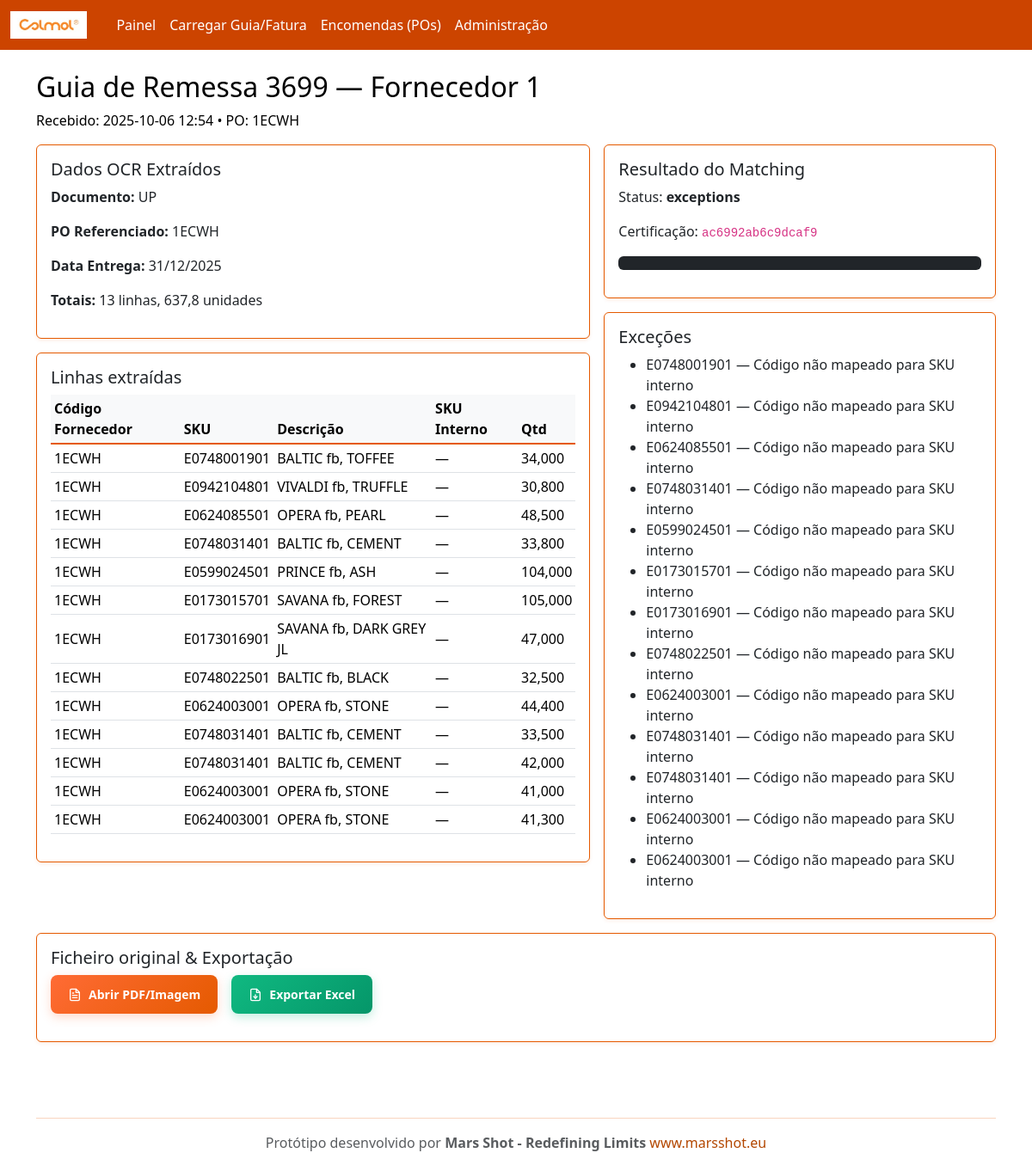
/inbound/54/, run on the app's committed database.
### rececao/models.py (models this page shows, shortened)
class InboundDocument(models.Model):
    DOC_TYPES = (
        ('GR','Guia de Remessa'),
        ('FT','Fatura'),
    )
    supplier = models.ForeignKey(Supplier, on_delete=models.CASCADE, related_name='inbound_docs')
    doc_type = models.CharField(max_length=2, choices=DOC_TYPES, default='GR')
    number = models.CharField(max_length=120)
    file = models.FileField(upload_to='inbound/')
    received_at = models.DateTimeField(auto_now_add=True)
    parsed_payload = models.JSONField(default=dict, blank=True)  # resultado do OCR/extração
    po = models.ForeignKey(PurchaseOrder, on_delete=models.SET_NULL, null=True, blank=True)

class Supplier(models.Model):
    name = models.CharField(max_length=200, unique=True)
    email = models.EmailField(blank=True, null=True)
    code = models.CharField(max_length=50, unique=True)

class PurchaseOrder(models.Model):
    number = models.CharField(max_length=100, unique=True)
    supplier = models.ForeignKey(Supplier, on_delete=models.CASCADE, related_name='purchase_orders')
    created_at = models.DateTimeField(auto_now_add=True)

class ReceiptLine(models.Model):
    inbound = models.ForeignKey(InboundDocument, on_delete=models.CASCADE, related_name='lines')
    supplier_code = models.CharField(max_length=120)
    article_code = models.CharField(max_length=120, blank=True)
    maybe_internal_sku = models.CharField(max_length=120, blank=True)  # resultado do mapping
    description = models.CharField(max_length=255, blank=True)
    unit = models.CharField(max_length=20, default='UN')
    qty_received = models.DecimalField(max_digits=12, decimal_places=3, default=0)

class MatchResult(models.Model):
    inbound = models.OneToOneField(InboundDocument, on_delete=models.CASCADE, related_name='match_result')
    status = models.CharField(max_length=30, default='pending')  # matched / exceptions / pending
    summary = models.JSONField(default=dict, blank=True)  # KPIs do matching (linhas OK, divergências, etc.)
    certified_id = models.CharField(max_length=64, blank=True)  # hash/UUID da receção

class ExceptionTask(models.Model):
    inbound = models.ForeignKey(InboundDocument, on_delete=models.CASCADE, related_name='exceptions')
    line_ref = models.CharField(max_length=120)  # referência da linha (supplier_code / internal_sku)
    issue = models.CharField(max_length=255)  # descrição do problema
    suggested_internal_sku = models.CharField(max_length=120, blank=True)
    suggested_qty = models.DecimalField(max_digits=12, decimal_places=3, null=True, blank=True)
    resolved = models.BooleanField(default=False)
    created_at = models.DateTimeField(auto_now_add=True)

### rececao/views.py (the view)
# urls.py: path('inbound/<int:pk>/', views.inbound_detail, name='inbound_detail'),
def inbound_detail(request, pk):
    inbound = get_object_or_404(InboundDocument, pk=pk)
    result = getattr(inbound, 'match_result', None)
    return render(request, 'inbound_detail.html', {'inbound': inbound, 'result': result})

### templates/inbound_detail.html (shortened to what this page needs)
{% extends "base.html" %}
{% block content %}
<h2>{{ inbound.get_doc_type_display }} {{ inbound.number }} — {{ inbound.supplier.name }}</h2>
<p>Recebido: {{ inbound.received_at|date:"Y-m-d H:i" }} • PO: {% if inbound.po %}{{ inbound.po.number }}{% else %}-{% endif %}</p>
<div class="row g-3">
  <div class="col-md-7">
    {% if inbound.parsed_payload.document_number or inbound.parsed_payload.po_number %}
    <div class="card p-3 mb-3">
      <h5>Dados OCR Extraídos</h5>
      {% if inbound.parsed_payload.document_number %}<p><strong>Documento:</strong> {{ inbound.parsed_payload.document_number }}</p>{% endif %}
      {% if inbound.parsed_payload.po_number %}<p><strong>PO Referenciado:</strong> {{ inbound.parsed_payload.po_number }}</p>{% endif %}
      {% if inbound.parsed_payload.delivery_date %}<p><strong>Data Entrega:</strong> {{ inbound.parsed_payload.delivery_date }}</p>{% endif %}
      {% if inbound.parsed_payload.totals %}
      <p><strong>Totais:</strong> {{ inbound.parsed_payload.totals.total_lines }} linhas, {{ inbound.parsed_payload.totals.total_quantity }} unidades</p>
      {% endif %}
    </div>
    {% endif %}
    <div class="card p-3">
      <h5>Linhas extraídas</h5>
      <table class="table table-sm align-middle">
        <thead><tr><th>Código Fornecedor</th><th>SKU</th><th>Descrição</th><th>SKU Interno</th><th>Qtd</th></tr></thead>
        <tbody>
        {% for l in inbound.lines.all %}
          <tr>
            <td>{{ l.supplier_code }}</td>
            <td>{{ l.article_code|default:"—" }}</td>
            <td>{{ l.description|default:"—" }}</td>
            <td>{{ l.maybe_internal_sku|default:"—" }}</td>
            <td>{{ l.qty_received }}</td>
          </tr>
        {% endfor %}
        </tbody>
      </table>
    </div>
  </div>
  <div class="col-md-5">
    <div class="card p-3">
      <h5>Resultado do Matching</h5>
      {% if result %}
        <p>Status: <strong>{{ result.status }}</strong></p>
        <p>Certificação: <code>{{ result.certified_id }}</code></p>
        <pre class="bg-dark p-2 rounded">{{ result.summary|json_script:"summary" }}</pre>
      {% else %}
        <p>Pendente</p>
      {% endif %}
    </div>
    <div class="card p-3 mt-3">
      <h5>Exceções</h5>
      <ul>
        {% for e in inbound.exceptions.all %}
          <li>{{ e.line_ref }} — {{ e.issue }}</li>
        {% empty %}
          <li>Sem exceções 🎉</li>
        {% endfor %}
      </ul>
    </div>
  </div>
</div>
<div class="card p-3 mt-3">
  <h5>Ficheiro original & Exportação</h5>
  <div class="d-flex gap-3 mb-3 flex-wrap">
    <a class="btn-bizneo-primary" href="{{ inbound.file.url }}" target="_blank">
      Abrir PDF/Imagem
    </a>
    <a class="btn-bizneo-success" href="{% url 'export_excel' inbound.pk %}">
      Exportar Excel
    </a>
  </div>
</div>
{% endblock %}

### data on the page
InboundDocument: doc_type "Guia de Remessa", number "3699", supplier.name "Fornecedor 1", received_at "2025-10-06 12:54", po.number "1ECWH", parsed_payload.document_number "UP", parsed_payload.po_number "1ECWH", parsed_payload.delivery_date "31/12/2025", parsed_payload.totals.total_lines "13", parsed_payload.totals.total_quantity "637,8"
ReceiptLine: supplier_code "1ECWH", article_code "E0748001901", description "BALTIC fb, TOFFEE", maybe_internal_sku "—", qty_received "34,000"
ReceiptLine: supplier_code "1ECWH", article_code "E0942104801", description "VIVALDI fb, TRUFFLE", maybe_internal_sku "—", qty_received "30,800"
ReceiptLine: supplier_code "1ECWH", article_code "E0624085501", description "OPERA fb, PEARL", maybe_internal_sku "—", qty_received "48,500"
ReceiptLine: supplier_code "1ECWH", article_code "E0748031401", description "BALTIC fb, CEMENT", maybe_internal_sku "—", qty_received "33,800"
ReceiptLine: supplier_code "1ECWH", article_code "E0599024501", description "PRINCE fb, ASH", maybe_internal_sku "—", qty_received "104,000"
ReceiptLine: supplier_code "1ECWH", article_code "E0173015701", description "SAVANA fb, FOREST", maybe_internal_sku "—", qty_received "105,000"
ReceiptLine: supplier_code "1ECWH", article_code "E0173016901", description "SAVANA fb, DARK GREY JL", maybe_internal_sku "—", qty_received "47,000"
ReceiptLine: supplier_code "1ECWH", article_code "E0748022501", description "BALTIC fb, BLACK", maybe_internal_sku "—", qty_received "32,500"
ReceiptLine: supplier_code "1ECWH", article_code "E0624003001", description "OPERA fb, STONE", maybe_internal_sku "—", qty_received "44,400"
ReceiptLine: supplier_code "1ECWH", article_code "E0748031401", description "BALTIC fb, CEMENT", maybe_internal_sku "—", qty_received "33,500"
ReceiptLine: supplier_code "1ECWH", article_code "E0748031401", description "BALTIC fb, CEMENT", maybe_internal_sku "—", qty_received "42,000"
ReceiptLine: supplier_code "1ECWH", article_code "E0624003001", description "OPERA fb, STONE", maybe_internal_sku "—", qty_received "41,000"
ReceiptLine: supplier_code "1ECWH", article_code "E0624003001", description "OPERA fb, STONE", maybe_internal_sku "—", qty_received "41,300"
MatchResult: status "exceptions", certified_id "ac6992ab6c9dcaf9"
ExceptionTask: line_ref "E0748001901", issue "Código não mapeado para SKU interno"
ExceptionTask: line_ref "E0942104801", issue "Código não mapeado para SKU interno"
ExceptionTask: line_ref "E0624085501", issue "Código não mapeado para SKU interno"
ExceptionTask: line_ref "E0748031401", issue "Código não mapeado para SKU interno"
ExceptionTask: line_ref "E0599024501", issue "Código não mapeado para SKU interno"
ExceptionTask: line_ref "E0173015701", issue "Código não mapeado para SKU interno"
ExceptionTask: line_ref "E0173016901", issue "Código não mapeado para SKU interno"
ExceptionTask: line_ref "E0748022501", issue "Código não mapeado para SKU interno"
ExceptionTask: line_ref "E0624003001", issue "Código não mapeado para SKU interno"
ExceptionTask: line_ref "E0748031401", issue "Código não mapeado para SKU interno"
ExceptionTask: line_ref "E0748031401", issue "Código não mapeado para SKU interno"
ExceptionTask: line_ref "E0624003001", issue "Código não mapeado para SKU interno"
ExceptionTask: line_ref "E0624003001", issue "Código não mapeado para SKU interno"
